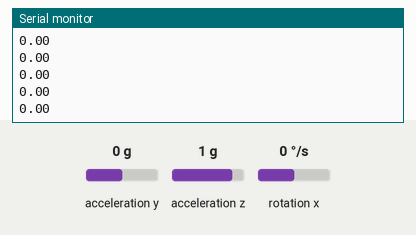
A sketch run on a simulated Arduino Uno, built with avr-gcc and run on an emulated ATmega328P. Parts: the last lines printed to the serial monitor. Inputs (shaded band) come from the test bench; at power-on: acceleration y 0 g, acceleration z 1 g, rotation x 0 °/s.

Above: at 1.2 s.
1.3 s: acceleration y set to -1.4 g
At 2.3 s:
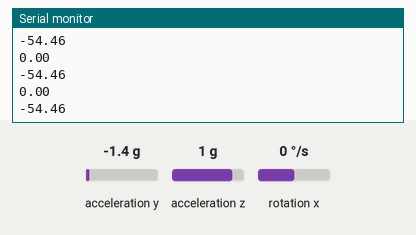
2.8 s: acceleration z set to -1.4 g
At 3.3 s:
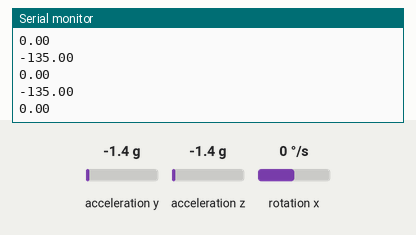
4.3 s: rotation x set to -192 °/s
At 4.9 s:
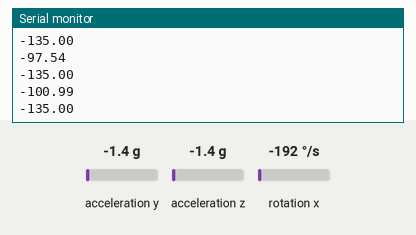
Timing chart, 0 to 7.3 s (numbered marks = the images above; inputs shaded):
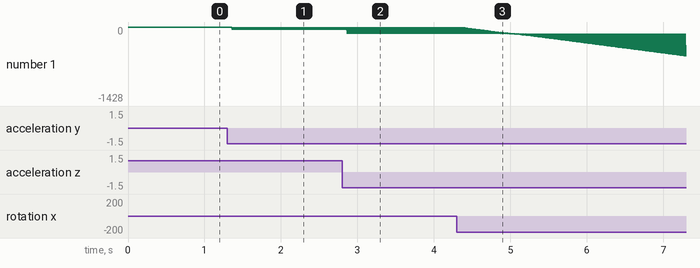

Measured:
- after the input at 1.3 s, the serial monitor: prints a new line after 0.07 s (image 1)
- after the input at 2.8 s, the serial monitor: prints a new line after 0.07 s (image 2)
- after the input at 4.3 s, the serial monitor: prints a new line after 0.07 s (image 3)
- plotted number 1: 0 → -54.46 after the input at 1.3 s, 0 → -1428 after the input at 4.3 s

The sketch:

combined.ino
```cpp
#include "Wire.h"
#include "I2Cdev.h"
#include "MPU6050.h"
#include "math.h"

MPU6050 mpu;

int16_t accY, accZ;
float accAngle;

int16_t gyroX, gyroRate;
float gyroAngle=0;
unsigned long currTime, prevTime=0, loopTime;

void setup() {
  mpu.initialize();
  Serial.begin(9600);
}

void loop() {
  accZ = mpu.getAccelerationZ();
  accY = mpu.getAccelerationY();

  accAngle = atan2(accY, accZ)*RAD_TO_DEG;

  if(isnan(accAngle));
  else {
    Serial.println(accAngle);
    delay(10);
  }

  currTime = millis();
  loopTime = currTime - prevTime;
  prevTime = currTime;

  gyroX = mpu.getRotationX();
  gyroRate = map(gyroX, -32768, 32767, -250, 250);
  gyroAngle = gyroAngle + (float)gyroRate*loopTime/1000;

  Serial.println(gyroAngle);
}
```
